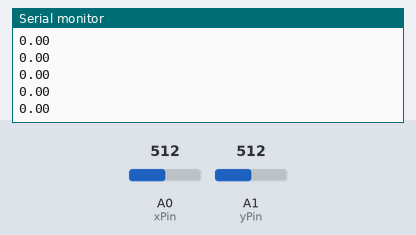
The sketch below on a simulated Arduino Uno, built with avr-gcc and run on an emulated ATmega328P. On the bench: the last lines printed to the serial monitor. Inputs (shaded band) come from the test bench; at power-on: A0 (xPin) = 512, A1 (yPin) = 512.

Above: at 1.4 s.
1.5 s: A0 (xPin) set to 716
At 2.7 s:
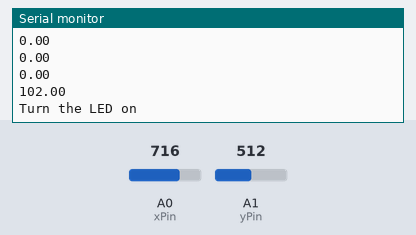
3.3 s: A1 (yPin) set to 716
At 3.41 s:
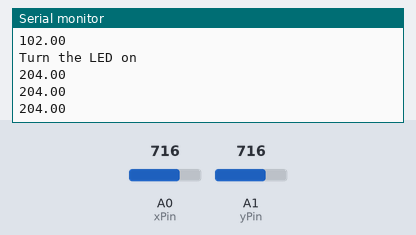
4.8 s: A0 (xPin) set to 900
At 4.83 s:
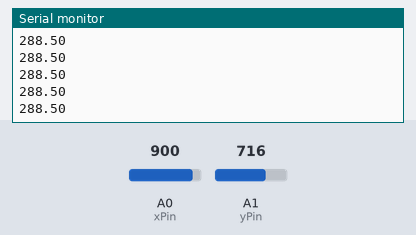
6.3 s: A1 (yPin) set to 900
At 6.45 s:
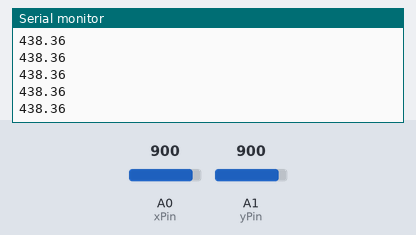
Timing chart, 0 to 8.8 s (numbered marks = the images above; inputs shaded):
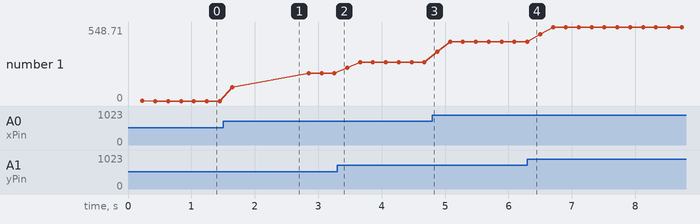

Measured:
- after the input at 1.5 s, the serial monitor: prints a new line after 0.15 s (image 1)
- plotted number 1: 0 → 204 after the input at 1.5 s, 204 → 288.5 after the input at 3.3 s, 288.5 → 438.36 after the input at 4.8 s, 438.36 → 548.71 after the input at 6.3 s

The sketch:

accelometer-basic.ino
```cpp
//Accelerometer pins
const int xPin = A0;
const int yPin = A1;

//Change
float threshhold=65.0;

float xval[100]={0};
float yval[100]={0};
float zval[100]={0};
float xavg;
float yavg;
float zavg;

int flag=0;

void setup() {
  // put your setup code here, to run once:

  //Calibrate Accelerometer
  calibrate();

  Serial.begin(9600);
}

void loop() {

    readAccelerometer();

}

//Taken and modified from
//http://www.instructables.com/id/Simple-Easy-and-Cheap-DIY-Pedometer-with-Arduino/?ALLSTEPS

void calibrate() {
  digitalWrite(13,HIGH);

  float sum=0;
  float sum1=0;
  float sum2=0;
  for (int i=0;i<100;i++) {
    xval[i]=float(analogRead(xPin));
    sum=xval[i]+sum;
  }
  xavg=sum/100.0;
  Serial.println(xavg);
  delay(100);

  for (int j=0;j<100;j++) {
    yval[j]=float(analogRead(yPin));
    sum1=yval[j]+sum1;
  }
  yavg=sum1/100.0;
  Serial.println(yavg);
  delay(100);

  digitalWrite(13,LOW);
}

//Taken and modified from
//http://www.instructables.com/id/Simple-Easy-and-Cheap-DIY-Pedometer-with-Arduino/?ALLSTEPS

void readAccelerometer () {
  int acc=0;
  float totvect[100]={0};
  float totave[100]={0};
  float xaccl[100]={0};
  float yaccl[100]={0};

  for (int i=0;i<100;i++) {
    xaccl[i]=float(analogRead(xPin));
    delay(1);


    yaccl[i]=float(analogRead(yPin));
    delay(1);

    totvect[i] = sqrt(((xaccl[i]-xavg)* (xaccl[i]-xavg))+ ((yaccl[i] - yavg)*(yaccl[i] - yavg)));
    totave[i] = (totvect[i] + totvect[i-1]) / 2 ;

    Serial.println(totave[i]);
    delay(200);

    if (totave[i]>threshhold && flag==0) {
      //Light up LED
      Serial.println("Turn the LED on");
      digitalWrite(13, HIGH);
      delay(1000);
      digitalWrite(13, LOW);
      flag = 1;
    }
    else if (totave[i] > threshhold && flag==1) {
      //do nothing
    }
    if (totave[i]<threshhold  && flag==1) {
      flag=0;
    }

}

 delay(1000);

}
```
